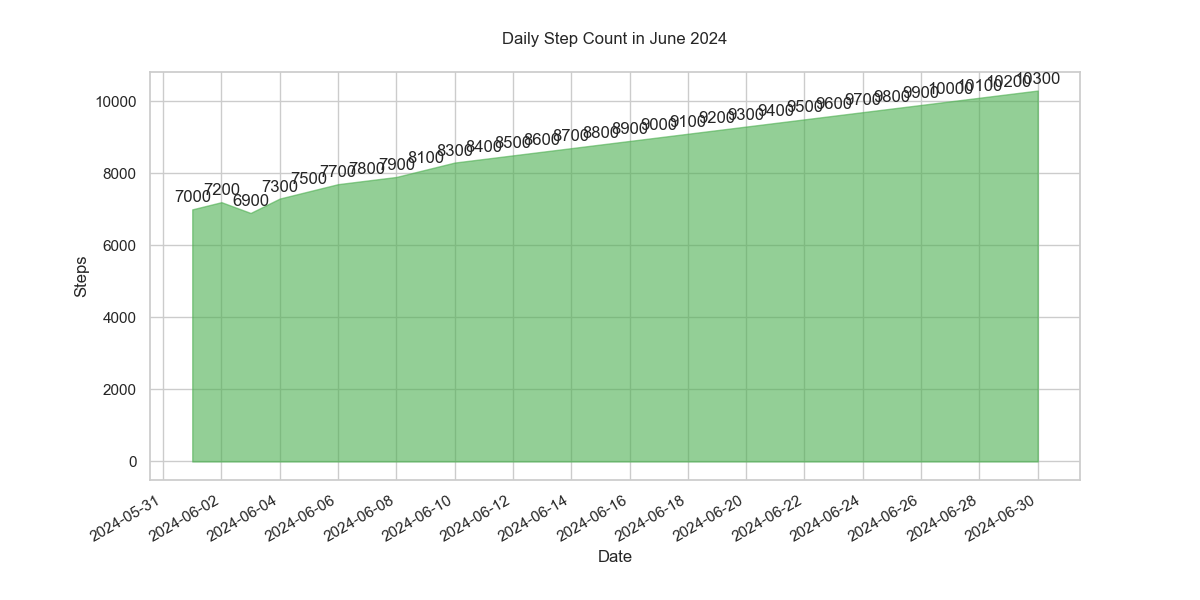

This chart was generated by the following Python code:

import matplotlib.pyplot as plt
import pandas as pd
import matplotlib.dates as mdates

data = {
    'Date': [
        '2024-06-01', '2024-06-02', '2024-06-03', '2024-06-04', '2024-06-05',
        '2024-06-06', '2024-06-07', '2024-06-08', '2024-06-09', '2024-06-10',
        '2024-06-11', '2024-06-12', '2024-06-13', '2024-06-14', '2024-06-15',
        '2024-06-16', '2024-06-17', '2024-06-18', '2024-06-19', '2024-06-20',
        '2024-06-21', '2024-06-22', '2024-06-23', '2024-06-24', '2024-06-25',
        '2024-06-26', '2024-06-27', '2024-06-28', '2024-06-29', '2024-06-30'
    ],
    'Steps': [
        7000, 7200, 6900, 7300, 7500, 7700, 7800, 7900, 8100, 8300,
        8400, 8500, 8600, 8700, 8800, 8900, 9000, 9100, 9200, 9300,
        9400, 9500, 9600, 9700, 9800, 9900, 10000, 10100, 10200, 10300
    ]
}

df = pd.DataFrame(data)
df['Date'] = pd.to_datetime(df['Date'])

fig, ax = plt.subplots(figsize=(12, 6))

ax.fill_between(df['Date'], df['Steps'], color='#4CAF50', alpha=0.6)

ax.xaxis.set_major_formatter(mdates.DateFormatter('%Y-%m-%d'))
ax.xaxis.set_major_locator(mdates.DayLocator(interval=2))
fig.autofmt_xdate()

for i, txt in enumerate(df['Steps']):
    ax.annotate(txt, (df['Date'][i], df['Steps'][i]), textcoords="offset points", xytext=(0,5), ha='center')

plt.xlabel('Date')
plt.ylabel('Steps')
plt.title('Daily Step Count in June 2024', pad=20)
plt.grid(True)

plt.show()
